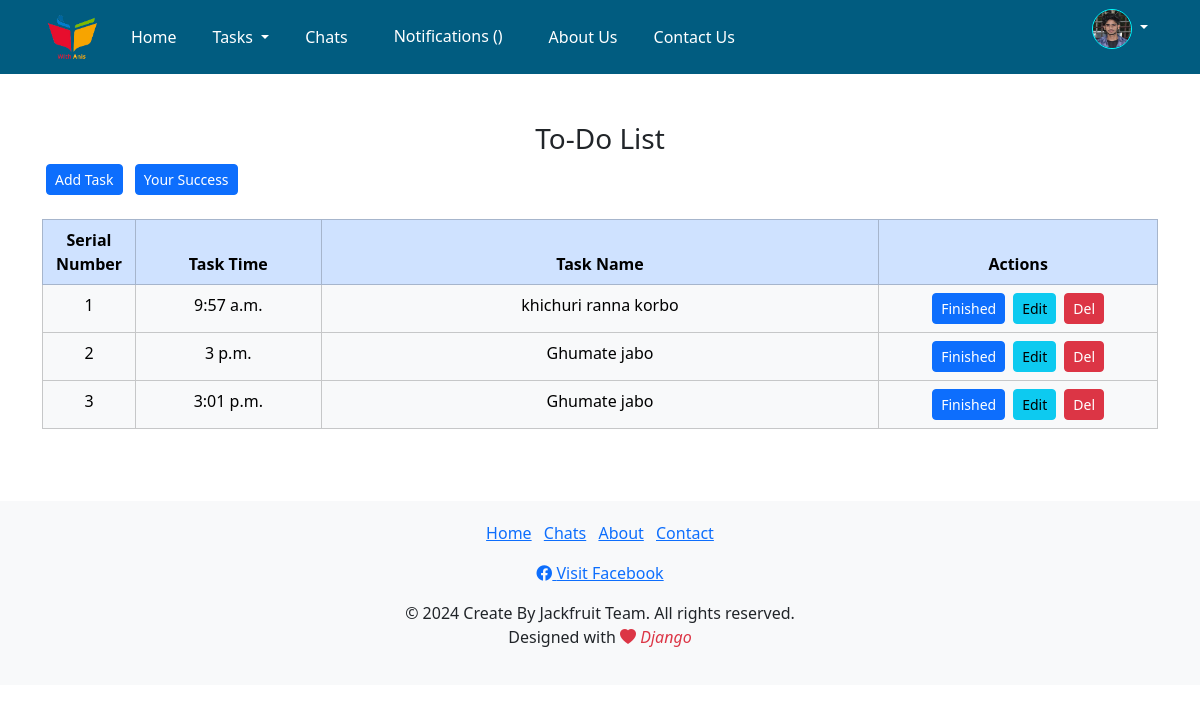
/task_view/jackfruit/, run on the app's committed database.
### Profile/models.py (models this page shows, shortened)
class Profile_update(models.Model):
    user = models.OneToOneField(User, on_delete=models.CASCADE)
    address = models.CharField(max_length=100, null=True,blank=True)
    image = models.ImageField(default='profile/default.png', upload_to='profile/')

### home/models.py (models this page shows, shortened)
class To_do_list(models.Model):
    username=models.ForeignKey(User, on_delete=models.CASCADE, related_name='user_list', null=True,blank=True)
    work_time = models.TimeField(null=True,blank=True)
    work_name = models.CharField(max_length=100, null=True,blank=True)
    done_bol = models.BooleanField(default=False)

### home/views.py (the view)
# urls.py: path('task_view/<str:username>/',WorkView, name='task_view'),
def WorkView(request,username):
    user=User.objects.get(username=username)
    obj = To_do_list.objects.filter(username=user).order_by('work_time')
    context={
        'obj':obj,
        'user':user,
    }
    return render(request,'task_view.html',context)

### Profile/context_processors.py (called while the page is built)
def unread_notifications(request):
    if request.user.is_authenticated:
        return {'unread_notifications_count': NotificationModel.objects.filter(user=request.user, is_read=False).count()}
    return {}

### template/task_view.html (shortened to what this page needs)
{% extends 'base.html' %}
{% block body %}
<div class="container my-5">
    <div>
        {% if not obj %}
            <h3 class="text-center my-5">Your task is not available. Please add your today task.</h3>
        {% else %}
            <h3 class="text-center mt-4 mb-2">To-Do List</h3>
        <a href="{% url 'work_input' user.username %}" class="btn btn-sm btn-primary mx-1">Add Task</a>
        <a href="/success/{{user.username}}/" class="btn btn-sm btn-primary mx-1">Your Success</a>
    </div>
<div class="table-responsive">
    <table class="table my-4 table-bordered table-hover table-light">
        <thead class="text-center">
            <tr class="table-primary">
                <th scope="col">Serial Number</th>
                <th scope="col">Task Time</th>
                <th scope="col">Task Name</th>
                <th scope="col">Actions</th>
            </tr>
        </thead>
        <tbody class="text-center">
            {% for item in obj %}
            <tr>
                <td class="col-md-1">{{ forloop.counter }}</td>
                <td class="col-md-2">{{ item.work_time }}</td>
                <td class="col-md-6">{{ item.work_name }}</td>
                <td class="col-md-3 ">
                    <div class="btn-group " role="group">
                        <form method="POST" action="{% url 'mark_as_done' item.id %}">
                            <div class="mx-1 d-inline-block">
                                <button type="submit" class="{% if item.done_bol %} btn btn-primary {% else %} btn btn-warning {% endif %} btn-sm mt-lg-0 mt-sm-1 mt-xs-1">
                                    {% if item.done_bol %} Finished {% else %} Pending {% endif %}
                                </button>
                            </div>
                        </form>
                        <a href="/update/{{ item.id }}/{{ user.username }}/" class="mx-1">
                            <button type="button" class="btn btn-sm btn-info">Edit</button>
                        </a>
                        <a href="/delete/{{ item.id }}/{{ user.username }}/" class="mx-1">
                            <button type="button" class="btn btn-sm btn-danger">Del</button>
                        </a>
                    </div>
                </td>
            </tr>
            {% endfor %}
        </tbody>
    </table>
</div>
    {% endif %}
{% endblock %}

### template/base.html (shortened to what this page needs)
<!DOCTYPE html>
{% load static %}
{% load notifications_tags %}
<html lang="en">
<head>
    <link href="https://cdn.jsdelivr.net/npm/bootstrap-icons/font/bootstrap-icons.css" rel="stylesheet">
    <link href="https://cdnjs.cloudflare.com/ajax/libs/font-awesome/6.0.0-beta3/css/all.min.css" rel="stylesheet">
    <link href="https://cdn.jsdelivr.net/npm/bootstrap@5.3.0-alpha1/dist/css/bootstrap.min.css" rel="stylesheet">
    <link href="https://cdn.jsdelivr.net/npm/bootstrap@5.3.2/dist/css/bootstrap.min.css" rel="stylesheet">
</head>
<body>
        <header>
            <nav class="navbar navbar-expand-lg">
                <div class="container">
                  <a class="navbar-brand" href="#">
                        <img alt="logo">
                  </a>
                  <div class="collapse navbar-collapse" id="navbarSupportedContent">
                    <ul class="navbar-nav me-auto mb-2 mb-lg-0">
                      <li class="nav-item">
                        <a class="nav-link" href="{% url 'home' %}">Home</a>
                      </li>
                      <li class="nav-item dropdown">
                        <a class="nav-link dropdown-toggle" href="#" role="button" data-bs-toggle="dropdown" aria-expanded="false">
                          Tasks
                        </a>
                      </li>
                      <li class="nav-item">
                        <a class="nav-link" href="{% url 'user_chat_list' %}">Chats</a>
                      </li>
                      {% if user.is_authenticated %}
                      <li class="nav-item"></li>
                      <a class="nav-link" href="{% url 'notification_list' %}">Notifications ({{ unread_notifications_count }})</a>
                      <li class="nav-item">
                        {% notifications_unread as unread_count %}
                    </li>
                      {% endif %}
                      <li class="nav-item">
                        <a class="nav-link" href="{% url 'about' %}">About Us</a>
                      </li>
                      <li class="nav-item">
                        <a class="nav-link" href="{% url 'contact' %}">Contact Us</a>
                      </li>
                    </ul>
                      <ul>
                      {% if user.is_authenticated %}
                      <li class="nav-item dropdown" style="list-style: none;">
                        <a class="nav-link dropdown-toggle" href="#" role="button" data-bs-toggle="dropdown" aria-expanded="false">
                          {% if user.profile_update.image %}
                          <img style="height: 40px; width: 40px; border:1px solid aqua" class="rounded rounded-circle" src="{{ user.profile_update.image.url }}" />
                      {% else %}
                          <img style="height: 40px; width: 40px; border:1px solid aqua" class="rounded rounded-circle" src="/media/profile/default.png" />
                      {% endif %}
                        </a>
                      </li>
                      {% else %}
                      <li class="nav-item">
                        <a class="nav-link active" aria-current="page" href="{% url 'login' %}">Login</a>
                      </li>
                      {% endif %}
                    </ul>
                  </div>
                </div>
              </nav>
       </header>
        <main>
          {% block body %}
          {% endblock %}
        </main>
        <footer class="footer">
          <div class="container">
            <ul class="list-inline">
              <li class="list-inline-item"><a href="{% url 'home' %}">Home</a></li>
              <li class="list-inline-item"><a href="{% url 'user_chat_list' %}">Chats</a></li>
              <li class="list-inline-item"><a href="{% url 'about' %}">About</a></li>
              <li class="list-inline-item"><a href="{% url 'contact' %}">Contact</a></li>
            </ul>
            <div class="container">
              <a href="https://www.facebook.com/Ruhulaminarafat82?mibextid=kFxxJD" target="_blank">
                <i class="fab fa-facebook"></i> Visit Facebook
              </a>
              <p class="mt-3 mb-0">&copy; 2024 Create By Jackfruit Team. All rights reserved.</p>
            <p>Designed with <i class="bi bi-heart-fill text-danger"> Django</i> </p>
            </div>
          </div>
        </footer>
      </body>
</html>

### template/base.html (style rules this page uses)
nav { background-color: rgba(1,92,128); }
.navbar-brand img { width: 50px; height: auto; margin-left: 5px; }
.nav-item { padding: 1px 10px; }
.nav-link { color: white; }
.footer { background-color: #f8f9fa; padding: 20px 0; text-align: center; }

### data on the page
To_do_list: work_time "9:57 a.m.", work_name "khichuri ranna korbo", done_bol "Finished"
To_do_list: work_time "3 p.m.", work_name "Ghumate jabo", done_bol "Finished"
To_do_list: work_time "3:01 p.m.", work_name "Ghumate jabo", done_bol "Finished"
